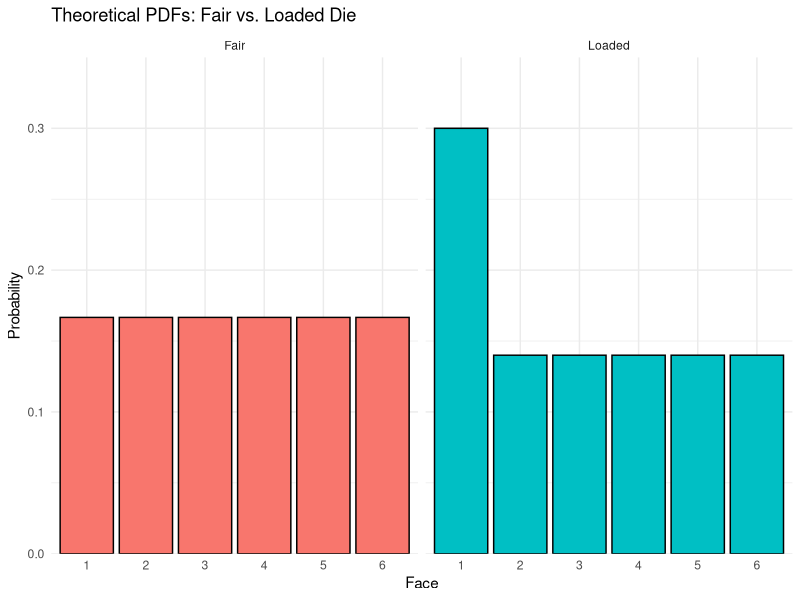
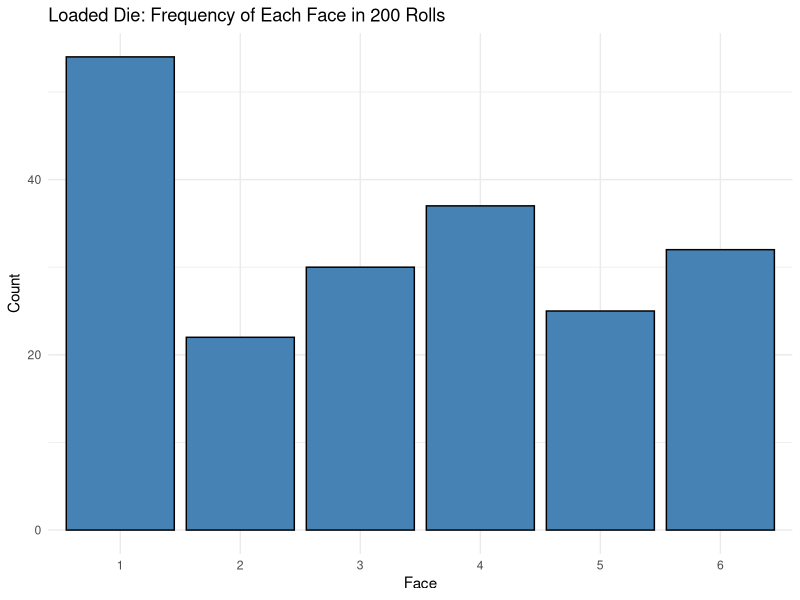

These figures' R source, in order:
#
#
#
#
#
#
#
#
#
#| message: false
library(tidyverse)
#
#
#
#| cache: true
throw_dice <- function(n = 1, weights = rep(1/6, 6)) {
  d1 <- sample(1:6, n, replace = TRUE, prob = weights)
  d2 <- sample(1:6, n, replace = TRUE, prob = weights)
  d1 + d2
}
#
#
#
theoretical_pdf <- bind_rows(
  tibble(face = factor(1:6), probability = rep(1/6, 6), die = "Fair"),
  tibble(face = factor(1:6), probability = c(0.30, rep(0.14, 5)), die = "Loaded")
)

theoretical_pdf %>%
  ggplot(aes(x = face, y = probability, fill = die)) +
  geom_col(color = "black") +
  facet_wrap(~ die, nrow = 1) +
  scale_y_continuous(expand = c(0, 0), limits = c(0, 0.35)) +
  labs(x = "Face", y = "Probability", title = "Theoretical PDFs: Fair vs. Loaded Die") +
  theme_minimal() +
  theme(legend.position = "none")
#
#
#
set.seed(10)
weights <- c(0.25, rep(0.75 / 5, 5))
rolls_200 <- sample(1:6, 200, replace = TRUE, prob = weights)

rolls_200 %>%
  tibble(face = factor(.)) %>%
  count(face) %>%
  ggplot(aes(x = face, y = n)) +
  geom_col(fill = "steelblue", color = "black") +
  labs(x = "Face", y = "Count", title = "Loaded Die: Frequency of Each Face in 200 Rolls") +
  theme_minimal()
#
#
#
#
#
